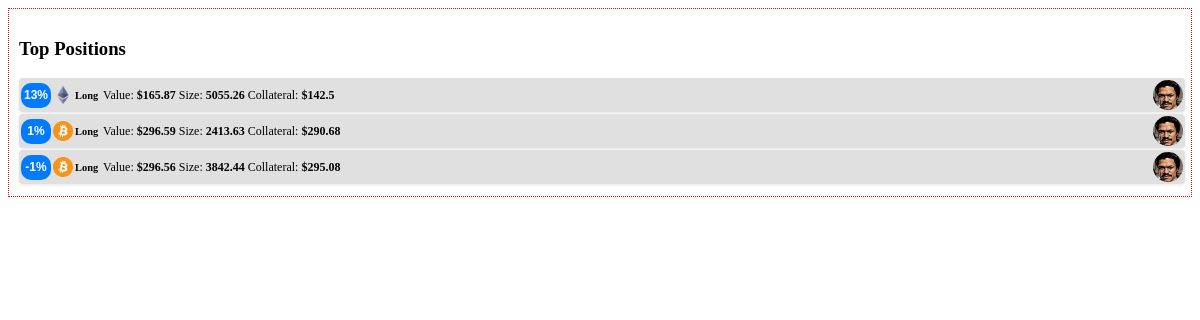
The page /positions/top_positions on the database as committed earlier.
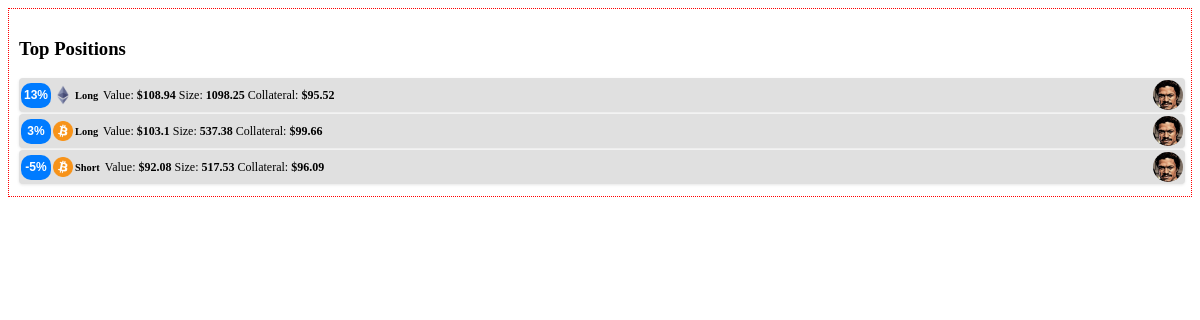
The same page on the database as committed later.
### tables this page shows
CREATE TABLE positions (
        id TEXT PRIMARY KEY,
        asset_type TEXT,
        position_type TEXT,
        entry_price REAL,
        liquidation_price REAL,
        current_travel_percent REAL,
        value REAL,
        collateral REAL,
        size REAL,
        leverage REAL,
        wallet_name TEXT,
        last_updated DATETIME,
        alert_reference_id TEXT,
        hedge_buddy_id TEXT,
        current_price REAL,
        liquidation_distance REAL,
        heat_index REAL,
        current_heat_index REAL,
        pnl_after_fees_usd REAL
    );

### positions/positions_bp.py (the view)
@positions_bp.route("/top_positions", methods=["GET"])
@positions_bp.route("/top_positions", methods=["GET"])
def show_top_positions():
    try:
        all_positions = PositionService.get_all_positions(DB_PATH)
        valid_positions = [pos for pos in all_positions if pos.get("current_travel_percent") is not None]
        top_positions = sorted(valid_positions, key=lambda pos: pos["current_travel_percent"], reverse=True)[:3]
        bottom_positions = sorted(valid_positions, key=lambda pos: pos["current_travel_percent"])[:3]
        print("DEBUG: Alert States for Top Positions:")
        for pos in top_positions:
            print("Top Position - ID: {}, Alert State: {}".format(pos.get("id", "unknown"),
                                                                  pos.get("alert_state", "N/A")))
        print("DEBUG: Alert States for Bottom Positions:")
        for pos in bottom_positions:
            print("Bottom Position - ID: {}, Alert State: {}".format(pos.get("id", "unknown"),
                                                                     pos.get("alert_state", "N/A")))
        return render_template("top_positions.html", top_positions=top_positions, bottom_positions=bottom_positions)
    except Exception as e:
        print("Error retrieving top positions: {}".format(e))
        return render_template("top_positions.html", top_positions=[], bottom_positions=[])

### data/data_locker.py (called while the page is built)
    @classmethod
    def get_instance(cls, db_path: Optional[str] = None) -> 'DataLocker':
        if cls._instance is None:
            cls._instance = cls(db_path)
        return cls._instance

    def read_positions(self):
        cursor = self.conn.cursor()
        cursor.execute("SELECT * FROM positions")
        rows = cursor.fetchall()
        cursor.close()
        return rows

### launch_pad.py (called while the page is built)
@app.context_processor
def update_theme_context():
    config_path = current_app.config.get("CONFIG_PATH", CONFIG_PATH)
    try:
        with open(config_path, 'r') as f:
            conf = json.load(f)
    except Exception as e:
        conf = {}
    theme = {
        'sidebar': {
            'bg': conf.get('sidebar_bg', 'bg-primary'),
            'color_mode': conf.get('sidebar_mode', 'dark')
        },
        'navbar': {
            'bg': conf.get('navbar_bg', 'bg-secondary'),
            'color_mode': conf.get('navbar_mode', 'dark')
        }
    }
    return dict(theme=theme)

### utils/calc_services.py (called while the page is built)
    def calculate_value(self, position):
        size = float(position.get("size", 0.0))
        return round(size, 2)

### templates/top_positions.html (shortened to what this page needs)
<div class="invisible-container" style="border: 1px dotted red; padding: 10px;">
  <div class="card">
    <div class="card-header">
      <h3 class="card-title">Top Positions</h3>
    </div>
    <div class="card-body">
      {% if top_positions %}
        {% for pos in top_positions %}
          {% set box_class = "text-bg-blue" %}
          {% if pos.alert_state == "alert-low" %}
            {% set box_class = "text-bg-success" %}
          {% elif pos.alert_state == "alert-medium" %}
            {% set box_class = "text-bg-warning" %}
          {% elif pos.alert_state == "alert-high" %}
            {% set box_class = "text-bg-danger" %}
          {% endif %}
          <div class="info-box">
            <span class="info-box-icon {{ box_class }} text-white">
              <span class="small-percentage">
                {{ pos.current_travel_percent | round(0, 'floor') | int }}%
              </span>
            </span>
            <div class="info-box-content">
              <div class="info-box-asset">
                <span class="info-box-extra">
                  <img src="{{ url_for('static', filename='images/' ~ pos.asset_type|lower ~ '_logo.png') }}"
                       alt="{{ pos.asset_type }} Logo"
                       onerror="this.onerror=null;this.src='{{ url_for('static', filename='images/default_logo.png') }}';">
                  <span>{{ pos.position_type }}</span>
                </span>
                <div class="info-box-details">
                  <span>Value: <strong>${{ pos.value }}</strong></span>
                  <span>Size: <strong>{{ pos.size }}</strong></span>
                  <span>Collateral: <strong>${{ pos.collateral }}</strong></span>
                </div>
              </div>
            </div>
            <div class="info-box-wallet">
              <img src="{{ pos.wallet_image or url_for('static', filename='images/landovault.jpg') }}"
                   alt="Wallet Logo"
                   onerror="this.onerror=null;this.src='{{ url_for('static', filename='images/landovault.jpg') }}';">
            </div>
          </div>
        {% endfor %}
      {% endif %}
    </div>
  </div>
</div>

Rows that differ between the two databases and show on the page:
removed positions: current_travel_percent "13", position_type "Long", value "165.87", size "5055.26", collateral "142.5"
removed positions: current_travel_percent "-1", position_type "Long", value "296.56", size "3842.44", collateral "295.08"
added positions: current_travel_percent "13", position_type "Long", value "108.94", size "1098.25", collateral "95.52"
changed positions (number 2 of 3 on the later page): current_travel_percent "1" → "3"; value "296.59" → "103.1"; size "2413.63" → "537.38"; collateral "290.68" → "99.66"
now on this page (row edited): positions: current_travel_percent "-5", position_type "Short", value "92.08", size "517.53", collateral "96.09"
